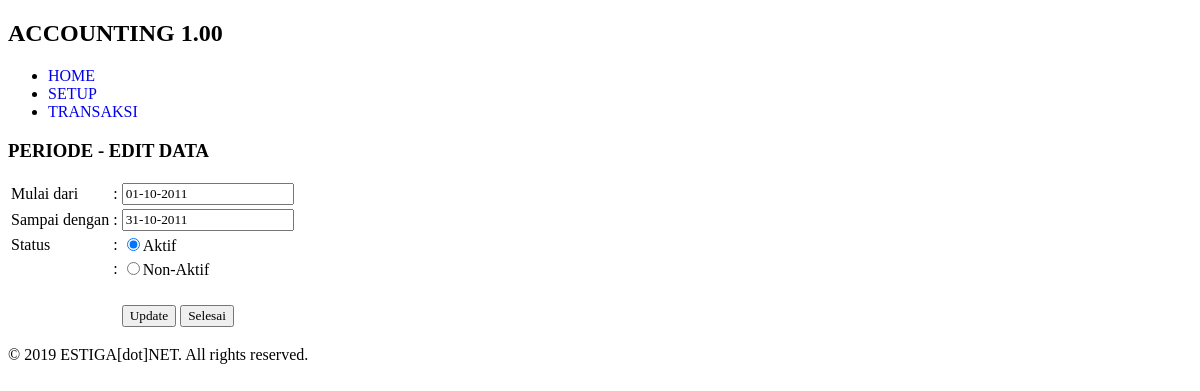
Page /index.php/t005_periode/edit/1 on the committed database.
### tables this page shows
CREATE TABLE `t005_periode` (
  `id` int(11) NOT NULL,
  `start` datetime DEFAULT NULL,
  `end` datetime DEFAULT NULL,
  `isaktif` bit(1) DEFAULT NULL,
  `user_id` int(11) DEFAULT NULL
);

### application/controllers/t005_periode.php (called while the page is built, shortened)
<?php
class t005_periode extends CI_Controller {
	public function __construct() {
		$this->load->model('t005_periodem');
	}
	public function edit($id, $hapus = null) {
		$data['r'] = $this->t005_periodem->ambil_data_by_id($id)->row();
		$this->load->view('layout/header');
		if ($hapus == 1) {
			$this->load->view('t005_periodeh', $data);
		}
		else {
			$this->load->view('t005_periodee', $data);
		}
		$this->load->view('layout/footer');
	}
}

### index.php (called while the page is built, shortened)
<?php
require_once BASEPATH.'core/CodeIgniter.php';

### application/models/t005_periodem.php (called while the page is built, shortened)
<?php
class t005_periodem extends CI_Model {
	private $_table = 't005_periode';
	public function ambil_data_by_id($id) {
		return $this->db->get_where($this->_table, ['id' => $id]);
	}
}

### application/views/t005_periodee.php (the view)
<h3>PERIODE - EDIT DATA</h3>
<form action="<?php echo site_url('t005_periode/update/'.$r->id); ?>" method="post">
	<table>
		<tr>
			<td>Mulai dari</td><td>:</td><td><input type="text" name="start" value="<?php echo date('d-m-Y', strtotime($r->start)); ?>"></td>
		</tr>
		<tr>
			<td>Sampai dengan</td><td>:</td><td><input type="text" name="end" value="<?php echo date('d-m-Y', strtotime($r->end)); ?>"></td>
		</tr>
		<tr>
			<td>Status</td><td>:</td><td><input type="radio" name="isaktif[]" value="1" <?php echo ($r->isaktif == 1) ? 'checked' : ''; ?>>Aktif</td>
		</tr>
		<tr>
			<td>&nbsp;</td><td>:</td><td><input type="radio" name="isaktif[]" value="0" <?php echo ($r->isaktif == 0) ? 'checked' : ''; ?>>Non-Aktif</td>
		</tr>
		<tr><td>&nbsp;</td></tr>
		<tr>
			<td>&nbsp;</td><td>&nbsp;</td><td><input type="submit" value="Update"> <input type="button" value="Selesai" onclick="window.location.href='<?php echo site_url('t005_periode'); ?>'"></td>
		</tr>
	</table>
</form>

### application/views/layout/header.php (style rules this page uses)
body, select, input { font-family: calibri; }

### rows in the picture
t005_periode: start "01-10-2011", end "31-10-2011", isaktif "☑"
